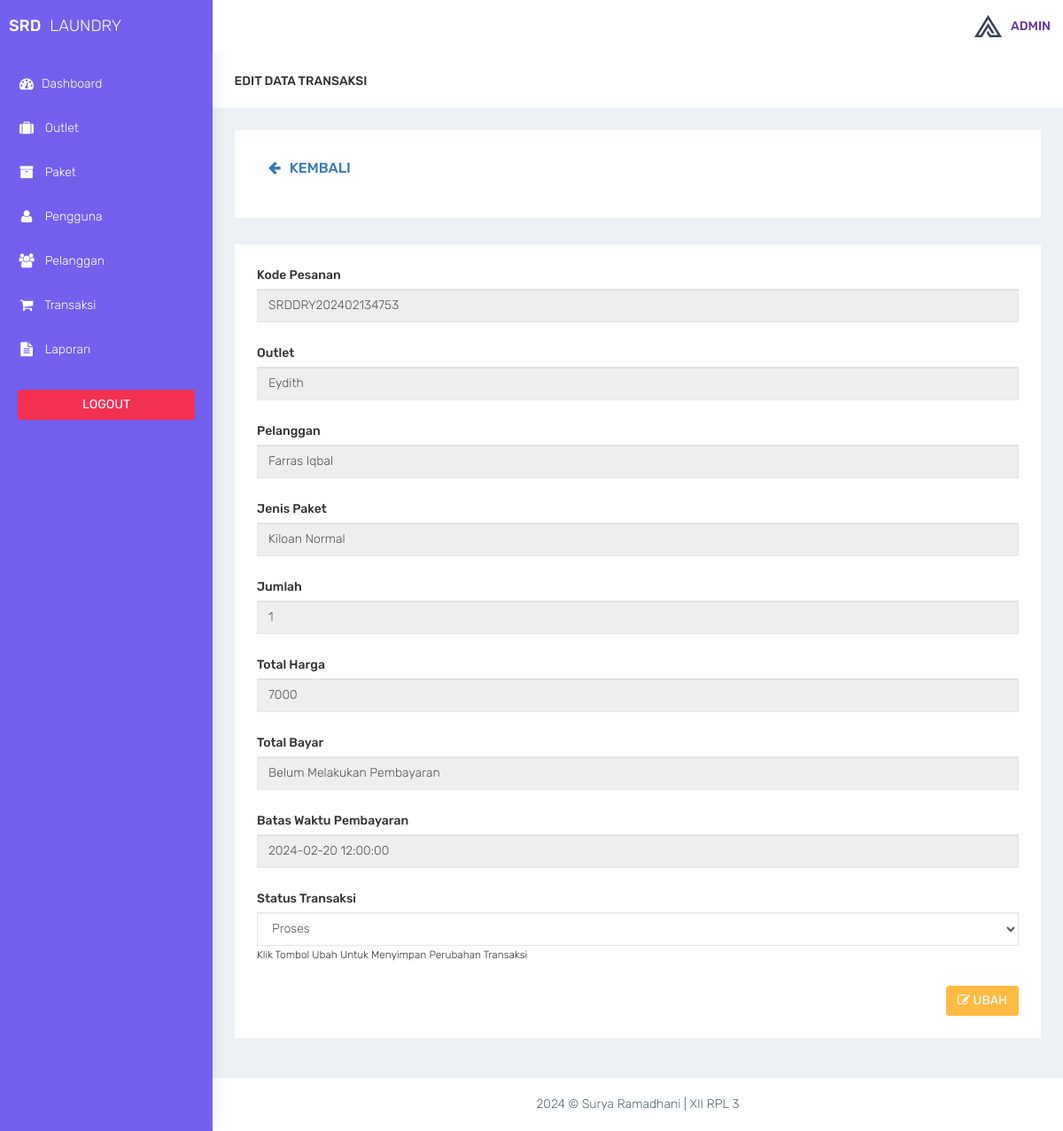
The app's page /admin/transaksi_detail.php?id=64 (signed in) with its own data.
### tables this page shows
CREATE TABLE `transaksi` (
  `id_transaksi` int(11) NOT NULL,
  `outlet_id` int(11) DEFAULT NULL,
  `kode_invoice` varchar(100) DEFAULT NULL,
  `member_id` int(11) DEFAULT NULL,
  `tgl` datetime DEFAULT NULL,
  `batas_waktu` datetime DEFAULT NULL,
  `tgl_pembayaran` datetime DEFAULT NULL,
  `status` enum('Baru','Proses','Selesai','Diambil') DEFAULT NULL,
  `status_bayar` enum('Dibayar','Belum') DEFAULT NULL,
  `user_id` int(11) DEFAULT NULL
);

CREATE TABLE `outlet` (
  `id_outlet` int(11) NOT NULL,
  `nama_outlet` varchar(100) DEFAULT NULL,
  `alamat_outlet` text DEFAULT NULL,
  `telp_outlet` varchar(15) DEFAULT NULL
);

CREATE TABLE `member` (
  `id_member` int(11) NOT NULL,
  `nama_member` varchar(100) DEFAULT NULL,
  `alamat_member` text DEFAULT NULL,
  `jenis_kelamin` enum('Laki-Laki','Perempuan') DEFAULT NULL,
  `telp_member` varchar(15) DEFAULT NULL
);

CREATE TABLE `paket` (
  `id_paket` int(11) NOT NULL,
  `jenis_paket` enum('Kiloan','Selimut','Bedcover','Kaos','Levis') DEFAULT NULL,
  `nama_paket` varchar(100) DEFAULT NULL,
  `harga` int(11) DEFAULT NULL,
  `outlet_id` int(11) DEFAULT NULL
);

CREATE TABLE `detail_transaksi` (
  `id_detail` int(11) NOT NULL,
  `transaksi_id` int(11) DEFAULT NULL,
  `paket_id` int(11) DEFAULT NULL,
  `qty` double DEFAULT NULL,
  `total_harga` double DEFAULT NULL,
  `keterangan` text DEFAULT NULL,
  `total_bayar` int(11) DEFAULT NULL
);

### admin/functions.php (called while the page is built, shortened)
<?php
function ambilsatubaris($conn, $query)
{
    $db = mysqli_query($conn, $query);
    return mysqli_fetch_assoc($db);
}

### admin/transaksi_detail.php (the view, shortened to what this page needs)
<?php
require 'functions.php';
$status = ['Baru', 'Proses', 'Selesai', 'Diambil'];
$query = "SELECT transaksi.*,member.nama_member , detail_transaksi.*,outlet.nama_outlet,paket.nama_paket FROM transaksi INNER JOIN member ON member.id_member = transaksi.member_id INNER JOIN detail_transaksi ON detail_transaksi.transaksi_id = transaksi.id_transaksi INNER JOIN outlet ON outlet.id_outlet = transaksi.outlet_id INNER JOIN paket ON paket.outlet_id = transaksi.outlet_id  WHERE transaksi.id_transaksi=" . $_GET['id'];
$data = ambilsatubaris($conn, $query);
require 'layout_header.php';
?>
<div class="container-fluid">
    <div class="row bg-title">
        <div class="col-lg-3 col-md-4 col-sm-4 col-xs-12">
            <h4 class="page-title">Edit Data Transaksi</h4>
        </div>
    </div>
    <div class="row">
        <div class="col-md-12 col-lg-12 col-sm-12 col-xs-12">
            <div class="white-box">
                <div class="row">
                    <div class="col-md-6">
                        <a href="transaksi.php" class="btn btn-secondary box-title"><i class="fa fa-arrow-left fa-fw"></i> Kembali</a>
                    </div>
                </div>
            </div>
        </div>
    </div>
    <div class="row">
        <div class="col-md-12 col-lg-12 col-sm-12 col-xs-12">
            <div class="white-box">
                <form method="post" action="">
                    <div class="form-group">
                        <label>Kode Pesanan</label>
                        <input type="text" name="kode_invoice" class="form-control" readonly="" value="<?= $data['kode_invoice'] ?>">
                    </div>
                    <div class="form-group">
                        <label>Outlet</label>
                        <input type="text" name="nama_outlet" class="form-control" readonly="" value="<?= $data['nama_outlet'] ?>">
                    </div>
                    <div class="form-group">
                        <label>Pelanggan</label>
                        <input type="text" name="nama_pelanggan" class="form-control" readonly="" value="<?= $data['nama_member'] ?>">
                    </div>
                    <div class="form-group">
                        <label>Jenis Paket</label>
                        <input readonly="" type="text" name="nama_paket" class="form-control" value="<?= $data['nama_paket'] ?>">
                    </div>
                    <div class="form-group">
                        <label>Jumlah</label>
                        <input readonly="" type="text" name="qty" class="form-control" value="<?= $data['qty'] ?>">
                    </div>
                    <div class="form-group">
                        <label>Total Harga</label>
                        <input readonly="" type="text" name="total_harga" class="form-control" value="<?= $data['total_harga'] ?>">
                    </div>
                    <?php if ($data['total_bayar'] > 0) : ?>
                        <div class="form-group">
                            <label>Total Bayar</label>
                            <input readonly="" type="text" name="total_bayar" class="form-control" value="<?= $data['total_bayar'] ?>">
                        </div>
                        <div class="form-group">
                            <label>Di Bayar Pada Tanggal </label>
                            <input readonly="" type="text" name="tgl_pembayaran" class="form-control" value="<?= $data['tgl_pembayaran'] ?>">
                        </div>
                    <?php else : ?>
                        <div class="form-group">
                            <label>Total Bayar</label>
                            <input readonly="" type="text" name="total_bayar" class="form-control" value="Belum Melakukan Pembayaran">
                        </div>
                        <div class="form-group">
                            <label>Batas Waktu Pembayaran</label>
                            <input readonly="" type="text" name="batas_waktu" class="form-control" value="<?= $data['batas_waktu'] ?>">
                        </div>
                    <?php endif; ?>
                    <div class="form-group">
                        <label>Status Transaksi</label>
                        <select name="status" class="form-control">
                            <?php foreach ($status as $key) : ?>
                                <?php if ($key == $data['status']) : ?>
                                    <option value="<?= $key ?>" selected><?= $key ?></option>
                                <?php endif ?>
                            <?php endforeach ?>
                        </select>
                        <small>Klik Tombol Ubah Untuk Menyimpan Perubahan Transaksi</small>
                    </div>
                    <div class="text-right">
                        <button type="submit" name="btn-simpan" class="btn btn-warning"><i class="fa fa-edit"></i> UBAH</button>
                    </div>
                </form>
            </div>
        </div>
    </div>
</div>
<?php
require 'layout_footer.php';
?>

### assets/css/colors/default.css (style rules this page uses)
body { background: #fff; }

### records on screen
transaksi: kode_invoice "SRDDRY202402134753", batas_waktu "2024-02-20 12:00:00", status "Proses"
outlet: nama_outlet "Eydith"
member: nama_pelanggan "Farras Iqbal"
paket: nama_paket "Kiloan Normal"
detail_transaksi: qty "1", total_harga "7000"
